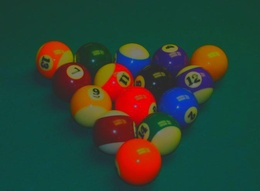
%> input picture image processing/brightness, contrast, color inversion/billard.jpg, 260 x 191 px, shrunk from 674 x 494 before the run
$ octave billard.m   (GNU Octave 9; MATLAB toolbox functions it lacks are replaced by stand-ins)
%> lines starting %> are read from the running program, lines starting %| are printed output that depends on the picture; in (x1, y1, x2, y2) boxes, pixels count from 0 and x2, y2 are one past the last pixel; in counts of white or black regions, pixels touching at a corner belong together; the program's own positions count from 1
pkg load image % pour le traitement d’image

close all;
clear all;

%%format d'une image :

%image RVB
billard_rvb = imread("billard.jpg");
%> billard_rvb is the input picture: size 191x260x3 uint8; mean R, G, B 45.8, 65.7, 51.9
figure;subplot(2,3,1); imshow(billard_rvb); title("RVB");

%image gris
billard_gris = rgb2gray(billard_rvb);
subplot(2,3,2); imshow(billard_gris); title("niveau de gris");

%image binaire (ne peut etre possible qu'avec une image en niveau de gris
billard_bin = im2bw(billard_gris);
%> billard_bin: size 191x260 logical; every value is 0
subplot(2,3,3);imshow(billard_bin);title("binaire");

##%image indexee
##billard_index = rgb2ind(billard_rvb,0.13);
##subplot(2,3,4);imshow(billard_index);title("indexe");

%image YCbCr
billard_YCbCr = rgb2ycbcr(billard_rvb);
%> billard_YCbCr: size 191x260x3 uint8; mean of channels 1, 2, 3 66, 124.9, 120.3
subplot(2,3,5);imshow(billard_YCbCr);title("YCbCr");


%% afficher les trois composantes de l image R, V et B :

Rouge = billard_rvb(:,:,1);
Vert = billard_rvb(:,:,2);
Bleu = billard_rvb(:,:,3);

Y = billard_YCbCr(:,:,1);
Cb = billard_YCbCr(:,:,2);
Cr =billard_YCbCr(:,:,3);

%on peut aussi utiliser [Rouge,Vert,Bleu]=imsplit(billard_rvb); on
%on obtiendra le meme resultat

%%
%Augmenter ou diminuer la luminosite :
%c'est un decalage de l'historigraamme de la composante Y
%donc regardons l'histograme de Y de notre image

figure
subplot(2,2,3)
hist(Y);


billard_YCbCr_luminosite = billard_YCbCr;           %on cree une nouvelle image pour pouvoir comparer
billard_YCbCr_luminosite(:,:,1) = billard_YCbCr_luminosite(:,:,1)+100; %decaler histo d'une valeur de 100
%> billard_YCbCr_luminosite: size 191x260x3 uint8; mean of channels 1, 2, 3 166, 124.9, 120.3
Y_lum = billard_YCbCr_luminosite(:,:,1);


subplot(2,2,1)
imshow(billard_rvb);  %image de base
title("image RGB")

subplot(2,2,2)
imshow(ycbcr2rgb(billard_YCbCr_luminosite)); %image avec plus de luminosite
title("image avec plus de luminosite")

subplot(2,2,4)
hist(Y_lum); %histogram de la composante Y de l'im avec plus de luminosite
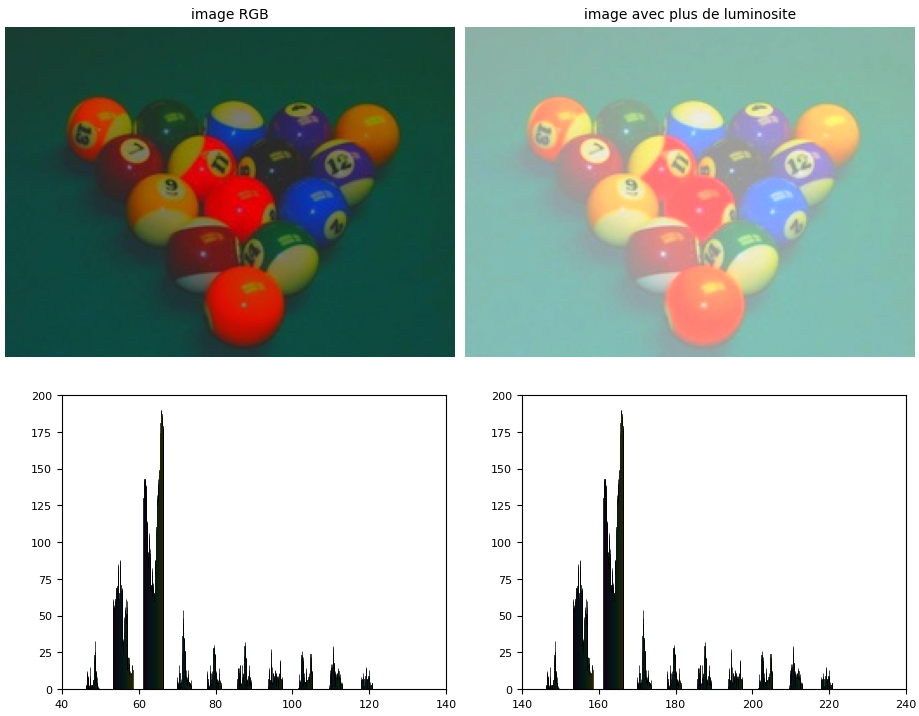
%> figure redrawn from the program's plot data, 4 panels

%%
%Augmenter le contraste
billard_YCbCr_contraste = billard_YCbCr;

bmin = min(min(billard_YCbCr_contraste(:,:,1)));
%> bmin = 44
bmax = max(max(billard_YCbCr_contraste(:,:,1)));
%> bmax = 123
lmin=0;
lmax=255;

billard_YCbCr_contraste(:,:,1) = ( double(billard_YCbCr_contraste(:,:,1) - bmin)./double(bmax-bmin) ) .* (lmax-lmin) + lmin;
%> billard_YCbCr_contraste: size 191x260x3 uint8; mean of channels 1, 2, 3 70.9, 124.9, 120.3

billar_contraste = ycbcr2rgb(billard_YCbCr_contraste);

figure
subplot(2,2,1)
imshow(billard_rvb)
title("image RGB")

subplot(2,2,3)
hist(Y);
title("histogram Y de base")

subplot(2,2,2)
imshow(billar_contraste)
title("image Contraste")

subplot(2,2,4)
hist(billard_YCbCr_contraste(:,:,1));
title("histogram Y de l'image contraste")


%%
%Permuatation couleur
% Test permutation
subplot(1, 2, 1)
hist(billard_YCbCr_contraste(:,:,2))
title("histogram de Cb")

subplot(1, 2, 2)
hist(billard_YCbCr_contraste(:,:,3))
title("histogram de Cr")
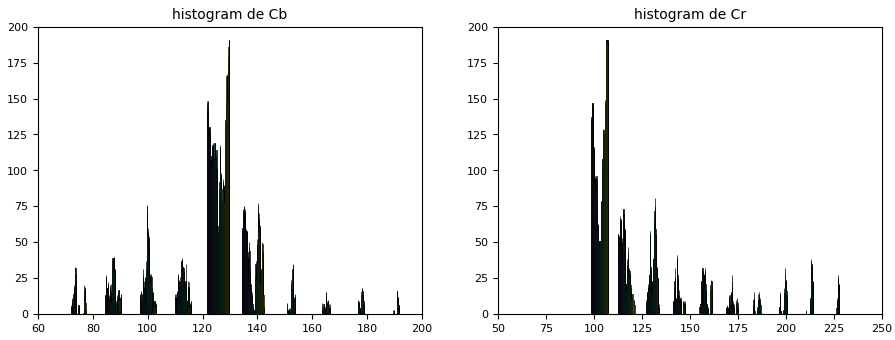
%> figure redrawn from the program's plot data, 2 panels; panel 1: tallest bar 142 high, from x = 121.5 to 121.5; panel 1: tallest bar 141 high, from x = 121.5 to 121.6; panel 1: tallest bar 148 high, from x = 121.6 to 121.6; panel 1: tallest bar 146 high, from x = 121.6 to 121.6

lmin_cb = 180;
lmin_cr = 140;

parcours_r = find(billard_YCbCr_contraste(:, :, 2) > lmin_cr);
%> parcours_r = 2079 values from 22216 to 40577
parcours_b = find(billard_YCbCr_contraste(:, :, 3) > lmin_cb);
%> parcours_b = 3104 values from 7504 to 30536

chanel_r = billard_YCbCr_contraste(:, :, 2);
chanel_b = billard_YCbCr_contraste(:, :, 3);

for count = parcours_r
    chanel_x = chanel_r(count);
    chanel_r(count) = chanel_b(count);
    chanel_b(count) = chanel_x;
end
%> this loop made 1 pass
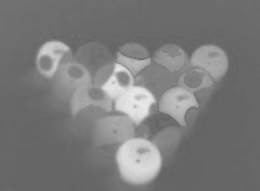
%> chanel_b: size 191x260 uint8; min 98, max 234, mean 122.2
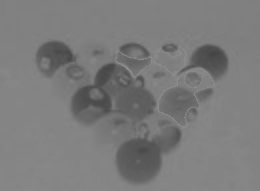
%> chanel_r: size 191x260 uint8; min 68, max 156, mean 122.9

for count = parcours_b
    chanel_x = chanel_b(count);
    chanel_b(count) = chanel_r(count);
    chanel_r(count) = chanel_x;
end
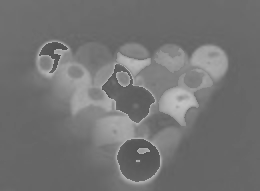
%> chanel_b: size 191x260 uint8; 6.25% of pixels changed, all inside (x1, y1, x2, y2) = (39, 42, 160, 182)
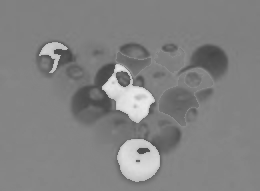
%> chanel_r: size 191x260 uint8; 6.25% of pixels changed, all inside (x1, y1, x2, y2) = (39, 42, 160, 182)

billard_YCbCr_contraste(:, :, 2) = chanel_r;
%> billard_YCbCr_contraste: size 191x260x3 uint8; mean of channels 1, 2, 3 70.9, 130.1, 120.3
billard_YCbCr_contraste(:, :, 3) = chanel_b;
%> billard_YCbCr_contraste: size 191x260x3 uint8; mean of channels 1, 2, 3 70.9, 130.1, 115.1
billard_final = ycbcr2rgb(billard_YCbCr_contraste);
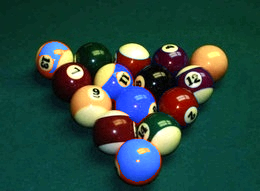
%> billard_final: size 191x260x3 uint8; mean R, G, B 42.8, 73.5, 66.4
figure
imshow(billard_final);
